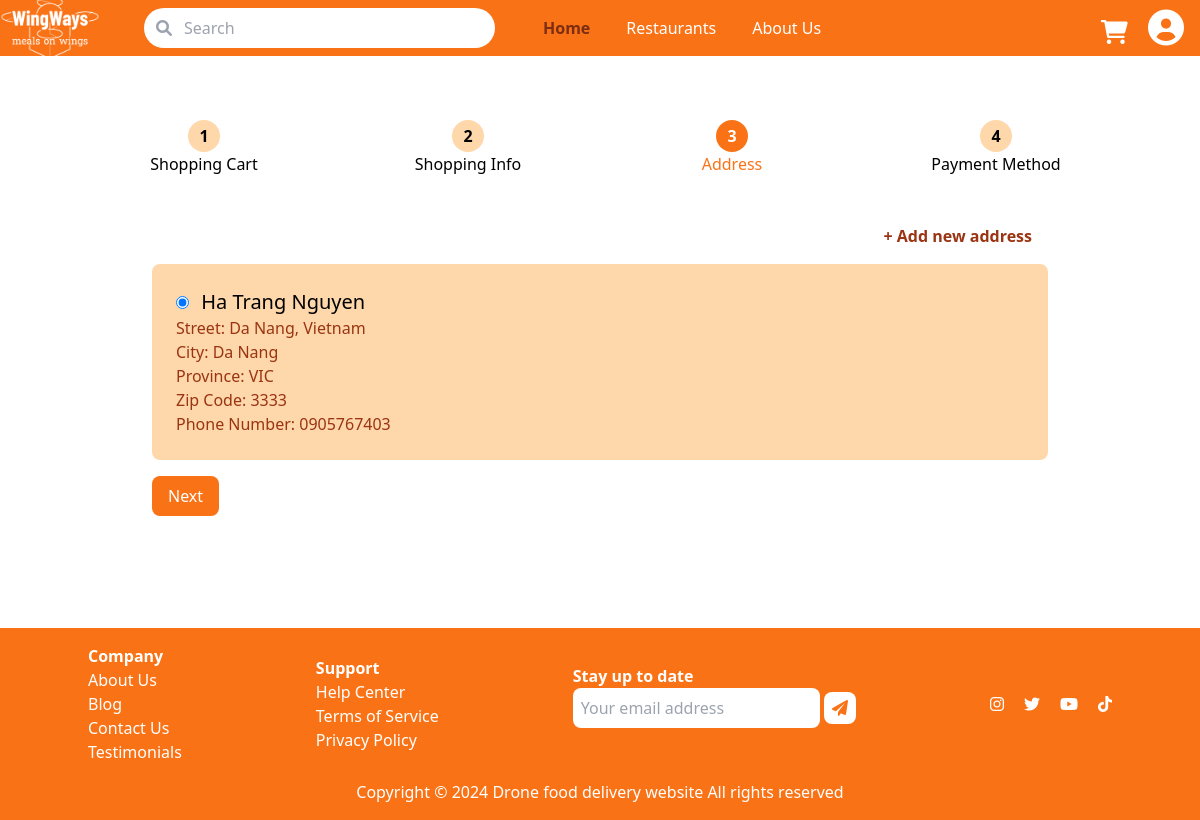
Screenshot of /Address/1 with the database file from the repository.
### droneapp/models.py (models this page shows)
class Customer_delivery(models.Model):
    delivery_id = models.AutoField(primary_key=True)
    customer = models.ForeignKey(Customer, on_delete=models.DO_NOTHING)
    delivery_address = models.CharField(max_length=255)
    delivery_city = models.CharField(max_length=255)
    delivery_state = models.CharField(max_length=255)
    delivery_postcode = models.IntegerField()
    delivery_phone = models.CharField(max_length=255)

class Customer(models.Model):
    customer_id = models.AutoField(primary_key=True)
    name = models.CharField(max_length=255)
    phone = models.DecimalField(max_digits=10, decimal_places=0)
    address = models.CharField(max_length=255)
    city = models.CharField(max_length=255,default='Melbourne')
    state = models.CharField(max_length=255)
    postcode = models.IntegerField()
    email = models.EmailField()
    password = models.CharField(max_length=255)

### droneapp/views.py (the view)
# urls.py: path("Address/<int:id>",views.Address, name="Address"),
def Address(request,id):
    deliveries = Customer_delivery.objects.filter(customer=id)
    customers = Customer.objects.filter(customer_id=id).first()
    return render(request,"Address.html",{'id':id,'customers':customers,'deliveries':deliveries})

### templates/Address.html (shortened to what this page needs)
<html>
    <head>
        <script src="https://cdn.tailwindcss.com">
        </script>
        <link href="https://cdnjs.cloudflare.com/ajax/libs/font-awesome/6.0.0-beta3/css/all.min.css" rel="stylesheet"/>
    </head>
 <body>
  {% extends 'base.html' %}
  {% block content %}
  {% load static %}
  <main class="container mx-auto p-6">
    <div class="container mx-auto mt-10 mb-10">
        <div class="flex justify-center space-x-20 items-center mb-4">
         <div class="step-container flex flex-col items-center w-full h-full" data-url="{% url 'Cart' id %}">
            <div class="w-8 h-8 rounded-full bg-orange-200 flex items-center justify-center font-bold hover:bg-orange-300">1</div>
            <div>Shopping Cart</div>
         </div>
         <div class="step-container flex flex-col items-center w-full h-full" data-url="{% url 'Shopping-Info' id %}">
            <div class="w-8 h-8 rounded-full bg-orange-200 flex items-center justify-center font-bold hover:bg-orange-300">2</div>
            <div>Shopping Info</div>
         </div>
         <div class="step-container flex flex-col items-center w-full h-full">
            <div class="w-8 h-8 rounded-full bg-orange-500 flex items-center justify-center text-white font-bold hover:bg-orange-300">3</div>
            <div class="text-orange-500">Address</div>
         </div>
         <div class="flex flex-col items-center w-full h-full">
            <div class="w-8 h-8 rounded-full bg-orange-200 flex items-center justify-center font-bold hover:bg-orange-300">4</div>
            <div>Payment Method</div>
         </div>
    </div>
        <div class="text-right mt-10 mb-2 mx-10">
            <button class="font-bold text-orange-800 px-4 py-2 rounded hover:font-bold hover:text-orange-600 add-address-button" data-url="{% url 'Add-address' id %}">+ Add new address</button>
        </div>
        <div class="space-y-4">
            {% for delivery in deliveries %}
            <div class="bg-orange-200 p-4 rounded-lg mx-10">
             <div class="my-2 mx-2">
                <input type="radio" name="address" checked class="mr-2" id="address">
                <span class="text-xl">{{ customers.name }}</span>
                <div class="text-l text-orange-800">
                    <p class="street"> Street: {{ delivery.delivery_address }} </p>
                    <p class="city"> City: {{ delivery.delivery_city }}</p>
                    <p class="province">Province: {{ delivery.delivery_state }}</p>
                    <p class="zip_code">Zip Code: {{ delivery.delivery_postcode }} </p>
                    <p class="phone"> Phone Number: {{ delivery.delivery_phone }}</p>
                </div>
             </div>
            </div>
            {% endfor %}
        </div>
        <button class="mx-10 my-4 mt-4 bg-orange-500 text-white py-2 px-4 rounded-lg hover:bg-orange-600 next-button" data-url="{% url 'Payment-no-card' id %}" id="address-button">
            Next
        </button>
    </div>
  </main>
  </body>
    {% endblock %}

### templates/Address.html (style rules this page uses)
body { background-color: #fff; }

### rows the page displays
Customer_delivery: delivery_address "Da Nang, Vietnam", delivery_city "Da Nang", delivery_state "VIC", delivery_postcode "3333", delivery_phone "0905767403"
Customer: name "Ha Trang Nguyen"
